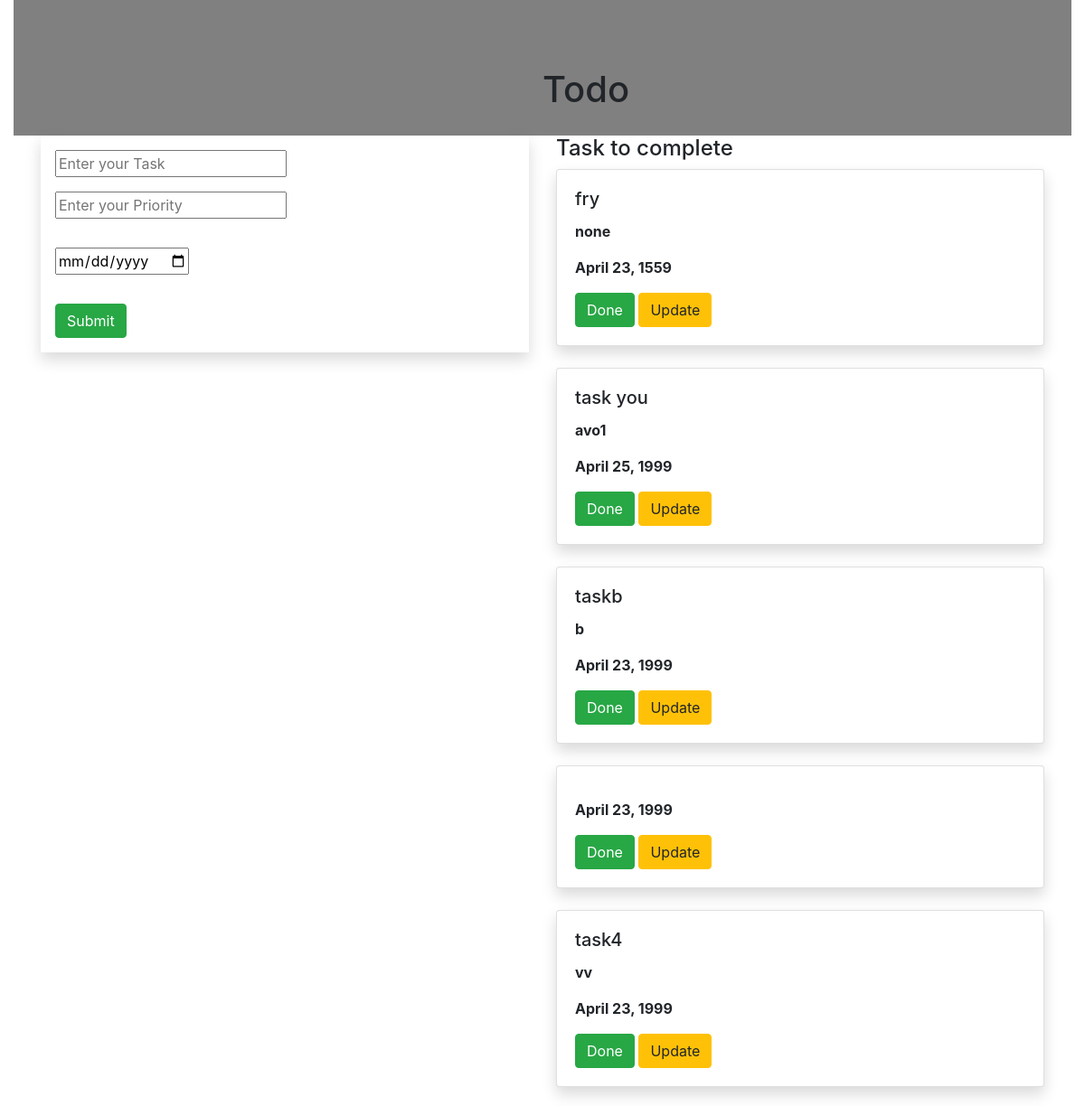
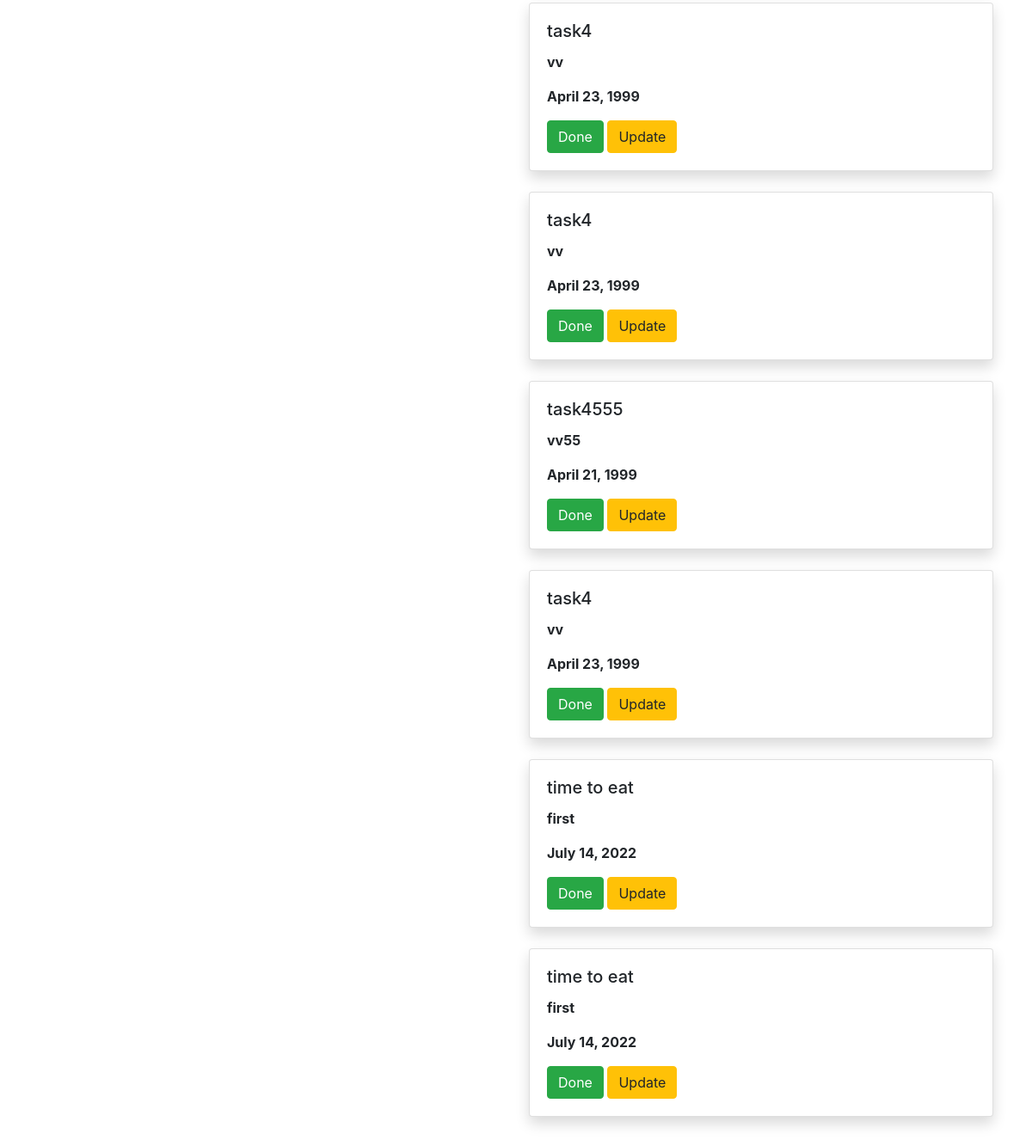
The page / on the database its author committed (2 pictures, top to bottom).
### todoapp/models.py (models this page shows)
class Task(models.Model):
    name = models.CharField(max_length=200)
    priority = models.CharField(max_length=200)
    date = models.DateField()

### todoapp/views.py (the view)
# urls.py: path('', views.add,name='home'),
def add(request):
    task1 = Task.objects.all()
    if request.method == "POST":
        name = request.POST.get('task')
        priority = request.POST.get('priority')
        date = request.POST.get('date')
        task = Task(name=name, priority=priority,date=date)
        task.save()
    return render(request, 'home.html',{'task':task1})

### templates/home.html (shortened to what this page needs)
{% extends 'base.html' %}
{% block content %}
<div class="container-fluid">
    <div class="row">
        <div class="col-md-12">
            <div class="banner">
                <div class="banner-text">
                    <h1>Todo</h1>
                </div>
            </div>
        </div>
    </div>
</div>
<div class="container">
    <div class="row">
        <div class="col-md-6">
        <form method="POST" class="p-3 shadow">
            <div class="form-group">
    <input type="text" class="form-group" name="task" placeholder="Enter your Task">
    <div class="form-group">
    <input type="text" class="form-group" name="priority" placeholder="Enter your Priority">
     </div>
                <div class="form-group">
                    <input type="date" class="form-group" name="date" placeholder="Enter date">
</div>
</div>
    <input type="submit" class=" btn btn-success">
        </form>
    </div>
        <div class="col-md-6">
            <h4>Task to complete</h4>
            {% for i in task %}
             <div class="shadow card">
                <div class="card-body">
                    <h5 class="card-title">{{i.name}}</h5>
                    <p><b>{{i.priority}}</b></p>
                    <p><b>{{i.date}}</b></p>
                    <a class="btn btn-success" href="{% url 'delete' i.id %}">Done</a>
                    <a class="btn btn-warning" href="{% url 'update' i.id %}">Update</a>
                </div>
            </div>
            <br>
            {% endfor %}
        </div>
</div>
    </div>
<br>
<br>
{% endblock %}

### templates/base.html (shortened to what this page needs)
{% load static %}
<!DOCTYPE html>
<html lang="en">
<head>
    <link rel="stylesheet" href="https://cdn.jsdelivr.net/npm/bootstrap@4.6.2/dist/css/bootstrap.min.css">
    <link rel="stylesheet" href="{% static 'style.css' %}">
</head>
<body>
{% block content %}
{% endblock %}
</body>
</html>

### static/style.css (style rules this page uses)
.banner { background-color: grey; width: 100%; height:150px; margin-bottom: 50px: }
.banner-text { top:50%; left:50%; position:absolute; transform:transform; }

### rows shown on the page
Task: name "fry", priority "none", date "April 23, 1559"
Task: name "task you", priority "avo1", date "April 25, 1999"
Task: name "taskb", priority "b", date "April 23, 1999"
Task: date "April 23, 1999"
Task: name "task4", priority "vv", date "April 23, 1999"
Task: name "task4", priority "vv", date "April 23, 1999"
Task: name "task4", priority "vv", date "April 23, 1999"
Task: name "task4555", priority "vv55", date "April 21, 1999"
Task: name "task4", priority "vv", date "April 23, 1999"
Task: name "time to eat", priority "first", date "July 14, 2022"
Task: name "time to eat", priority "first", date "July 14, 2022"
